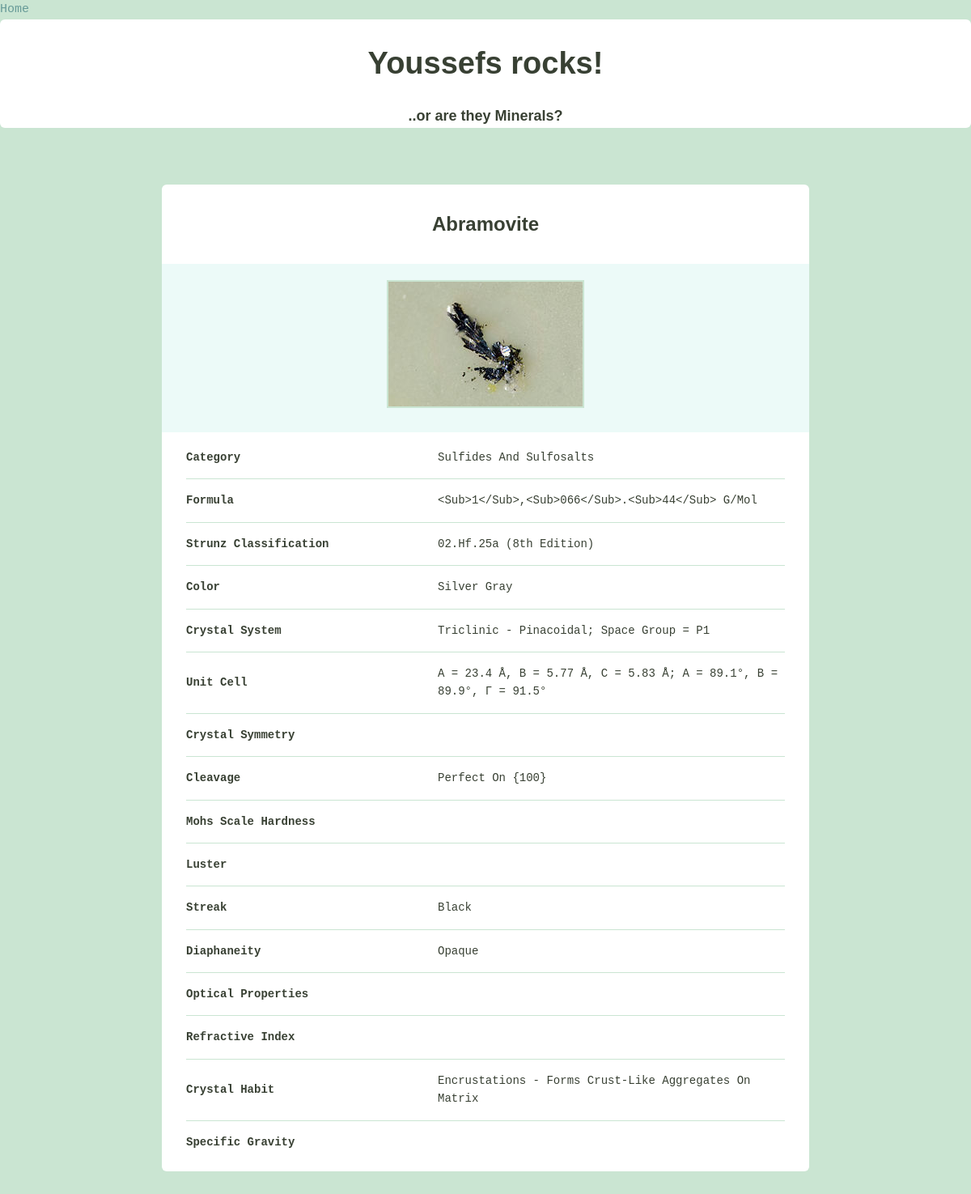
The app's page /rocks/home/4/ with its own data.
### rocks/models.py (models this page shows)
class Mineral(models.Model):
    name = models.CharField(max_length=128, blank=True)
    image_filename = models.CharField(max_length=255, blank=True)
    image_caption = models.CharField(max_length=255, blank=True)
    category = models.CharField(max_length=128, blank=True)
    formula = models.CharField(max_length=255, blank=True)
    strunz_classification = models.CharField(max_length=255, blank=True)
    color = models.CharField(max_length=255, blank=True)
    crystal_system = models.CharField(max_length=255, blank=True)
    unit_cell = models.CharField(max_length=255, blank=True)
    crystal_symmetry = models.CharField(max_length=255, blank=True)
    cleavage = models.CharField(max_length=255, blank=True)
    mohs_scale_hardness = models.CharField(max_length=255, blank=True)
    luster = models.CharField(max_length=255, blank=True)
    streak = models.CharField(max_length=255, blank=True)
    diaphaneity = models.CharField(max_length=255, blank=True)
    optical_properties = models.CharField(max_length=255, blank=True)
    refractive_index = models.CharField(max_length=255, blank=True)
    crystal_habit = models.CharField(max_length=255, blank=True)
    specific_gravity = models.CharField(max_length=255, blank=True)

### rocks/views.py (the view)
# urls.py: path('home/<int:pk>/', views.details, name="details"),
def details(request, pk):
    mins = get_object_or_404(Mineral, pk=pk)
    minerals = {"mineral_detail": mins}
    return render(request, "rocks/details.html", context=minerals)

### rocks/templates/rocks/details.html
{% extends "layout.html" %}
{% load staticfiles %}
{% block content %}
    <div class="bounds">
        <div class="grid-100 mineral__container">
            <h1 class="mineral__name">{{ mineral_detail.name|title }}</h1>
            <div class="mineral__image-bg">
                <img class="mineral__image" src="{{ mineral_detail.image_filename }}" alt="">
                 <p class="mineral__caption">{{ mineral_detail.image_caption }}</p>
            </div>
            <div class="mineral__table-container">
                <table class="mineral__table">
                    <tr>
                        <td class="mineral__category">Category</td>
                        <td>{{ mineral_detail.category|title }}</td>
                    </tr>
                    <tr>
                        <td class="mineral__category">Formula</td>
                        <td>{{ mineral_detail.formula|title }}</td>
                    </tr>
                    <tr>
                        <td class="mineral__category">Strunz Classification</td>
                        <td>{{ mineral_detail.strunz_classification|title  }}</td>
                    </tr>
                    <tr>
                        <td class="mineral__category">Color</td>
                        <td>{{ mineral_detail.color|title  }}</td>
                    </tr>
                    <tr>
                        <td class="mineral__category">Crystal System</td>
                        <td>{{ mineral_detail.crystal_system|title  }}</td>
                    </tr>
                    <tr>
                        <td class="mineral__category">Unit Cell</td>
                        <td>{{ mineral_detail.unit_cell|title  }}</td>
                    </tr>
                    <tr>
                        <td class="mineral__category">Crystal Symmetry</td>
                        <td>{{ mineral_detail.crystal_symmetry|title  }}</td>
                    </tr>
                    <tr>
                        <td class="mineral__category">Cleavage</td>
                        <td>{{ mineral_detail.cleavage|title  }}</td>
                    </tr>
                    <tr>
                        <td class="mineral__category">Mohs Scale Hardness</td>
                        <td>{{ mineral_detail.mohs_scale_hardness|title  }}</td>
                    </tr>
                    <tr>
                        <td class="mineral__category">Luster</td>
                        <td>{{ mineral_detail.Luster|title  }}</td>
                    </tr>
                    <tr>
                        <td class="mineral__category">Streak</td>
                        <td>{{ mineral_detail.streak|title  }}</td>
                    </tr>
                    <tr>
                        <td class="mineral__category">Diaphaneity</td>
                        <td>{{ mineral_detail.diaphaneity|title  }}</td>
                    </tr>
                    <tr>
                        <td class="mineral__category">Optical Properties</td>
                        <td>{{ mineral_detail.optical_properties|title  }}</td>
                    </tr>
                    <tr>
                        <td class="mineral__category">Refractive Index</td>
                        <td>{{ mineral_detail.refractive_index|title  }}</td>
                    </tr>
                    <tr>
                        <td class="mineral__category">Crystal Habit</td>
                        <td>{{ mineral_detail.crystal_habit|title  }}</td>
                    </tr>
                    <tr>
                        <td class="mineral__category">Specific Gravity</td>
                        <td>{{ mineral_detail.specific_gravity|title  }}</td>
                    </tr>
                </table>
            </div>
        </div>
    </div>
{% endblock %}

### static/css/global.css (style rules this page uses)
html { font-family: sans-serif; -ms-text-size-adjust: 100%; -webkit-text-size-adjust: 100%; }
body { margin: 0; }
h1 { font-size: 2em; margin: 0.67em 0; }
img { border: 0; }
table { border-collapse: collapse; border-spacing: 0; }
td, th { padding: 0; }
html { font-size: 62.5%; }
body { background-color: #CAE5D2; font-size: 1.5em; line-height: 1.6; font-weight: 400; font-family: "Cousine"; color: #666; }
.bounds { max-width: 800px; margin: 0 auto; padding: 50px 0 150px; overflow: hidden; }
.grid, .grid-5, .grid-10, .grid-15, .grid-20, .grid-25, .grid-30, .grid-33, .grid-35, .grid-40, .grid-45, .grid-50, .grid-55, .grid-60, .grid-65, .grid-66, .grid-70, .grid-75, .grid-80, .grid-90, .grid-95, .grid-100 { float: left; box-sizing: border-box; position: relative; }
.grid-100 { width: 100%; padding: 0 15px; }
h1, h2, h3, h4, h5, h6 { margin-top: 0; margin-bottom: 2rem; font-weight: bold; font-family: "Work Sans", sans-serif; color: #384033; }
h1 { font-size: 3.8rem; }
@media (min-width: 550px) { h1 { font-size: 3.8rem; } }
p { margin-top: 0; font-size: 1.6rem; }
th, td { padding: 15px; text-align: left; border-bottom: 1px solid #e1e1e1; }
th:first-child, td:first-child { padding-left: 0; }
th:last-child, td:last-child { padding-right: 0; }
table, p, ul { margin-bottom: 2.5rem; }
.mineral__container { background-color: #fff; border-radius: 6px; list-style: none; padding: 0; text-align: center; }
.mineral__name { display: block; width: 100%; margin: 0; font-size: 24px; padding: 30px 0 30px 0; }
.mineral__image { display: block; margin: 0 auto; border: solid 2px #CAE5D2; }
.mineral__image-bg { background-color: #ecfaf8; padding: 20px 0; }
.mineral__caption { font-size: 12px; font-style: italic; padding: 10px 0 0 0; margin: 0; }
.mineral__table { font-size: 14px; color: #384033; }
.mineral__table td { border-color: #CAE5D2; }
.mineral__table tr:last-of-type td { border-bottom: none; padding-bottom: 0; }
.mineral__table-container { padding: 5px 30px 0; }
.mineral__category { font-weight: bold; width: 40%; }

### records on screen
Mineral: name "Abramovite", image_filename (picture), category "Sulfides And Sulfosalts", formula "<Sub>1</Sub>,<Sub>066</Sub>.<Sub>44</Sub> G/Mol", strunz_classification "02.Hf.25a (8th Edition)", color "Silver Gray", crystal_system "Triclinic - Pinacoidal; Space Group = P1", unit_cell "A = 23.4 Å, B = 5.77 Å, C = 5.83 Å; Α = 89.1°, Β = 89.9°, Γ = 91.5°", cleavage "Perfect On {100}", streak "Black", diaphaneity "Opaque", crystal_habit "Encrustations - Forms Crust-Like Aggregates On Matrix"
